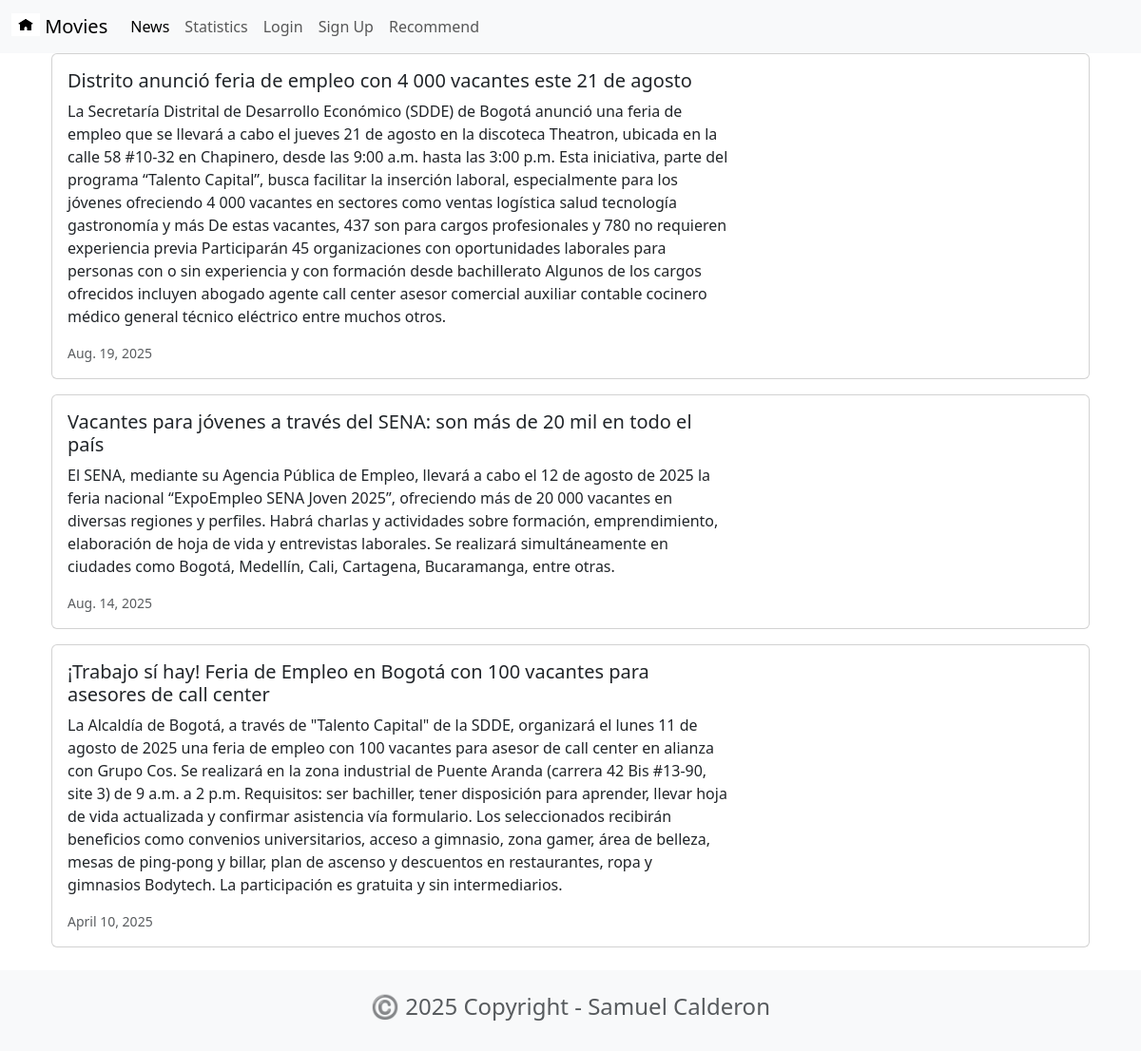
Page /news/ on the committed database.
### news/models.py (models this page shows, shortened)
class News(models.Model):
    headline = models.CharField(max_length=200)
    body = models.TextField()
    date = models.DateField()

### news/views.py (the view)
# urls.py: path('news/', include('news.urls')),
def news(request):
    newss = News.objects.all().order_by('-date')
    return render(request, 'news.html', {'newss':newss})

### news/templates/news.html
{% extends 'base.html'%}
{% block content %}
<body>
    <div class="container">
        {% for news in newss %}
        <div class="card mb-3">
  <div class="row g-0">
    <div class="col-md-8">
      <div class="card-body">
        <h5 class="card-title">{{ news.headline }}</h5>
        <p class="card-text">{{ news.body }}</p>
        <p class="card-text"><small class="text-muted">{{ news.date }}</small></p>
      </div>
    </div>
  </div>
</div>
        {% endfor %}
    </div>
</body>
{% endblock content %}

### rows in the picture
News: headline "Distrito anunció feria de empleo con 4 000 vacantes este 21 de agosto", body "La Secretaría Distrital de Desarrollo Económico (SDDE) de Bogotá anunció una feria de empleo que se llevará a cabo el jueves 21 de agosto en la discoteca Theatron, ubicada en la calle 58 #10-32 en Chapinero, desde las 9:00 a.m. hasta las 3:00 p.m. Esta iniciativa, parte del programa “Talento Capital”, busca facilitar la inserción laboral, especialmente para los jóvenes ofreciendo 4 000 vacantes en sectores como ventas logística salud tecnología gastronomía y más De estas vacantes, 437 son para cargos profesionales y 780 no requieren experiencia previa Participarán 45 organizaciones con oportunidades laborales para personas con o sin experiencia y con formación desde bachillerato Algunos de…", date "Aug. 19, 2025"
News: headline "Vacantes para jóvenes a través del SENA: son más de 20 mil en todo el país", body "El SENA, mediante su Agencia Pública de Empleo, llevará a cabo el 12 de agosto de 2025 la feria nacional “ExpoEmpleo SENA Joven 2025”, ofreciendo más de 20 000 vacantes en diversas regiones y perfiles. Habrá charlas y actividades sobre formación, emprendimiento, elaboración de hoja de vida y entrevistas laborales. Se realizará simultáneamente en ciudades como Bogotá, Medellín, Cali, Cartagena, Bucaramanga, entre otras.", date "Aug. 14, 2025"
News: headline "¡Trabajo sí hay! Feria de Empleo en Bogotá con 100 vacantes para asesores de call center", body "La Alcaldía de Bogotá, a través de \"Talento Capital\" de la SDDE, organizará el lunes 11 de agosto de 2025 una feria de empleo con 100 vacantes para asesor de call center en alianza con Grupo Cos. Se realizará en la zona industrial de Puente Aranda (carrera 42 Bis #13-90, site 3) de 9 a.m. a 2 p.m. Requisitos: ser bachiller, tener disposición para aprender, llevar hoja de vida actualizada y confirmar asistencia vía formulario. Los seleccionados recibirán beneficios como convenios universitarios, acceso a gimnasio, zona gamer, área de belleza, mesas de ping-pong y billar, plan de ascenso y descuentos en restaurantes, ropa y gimnasios Bodytech. La participación es gratuita y sin intermediarios.", date "April 10, 2025"
